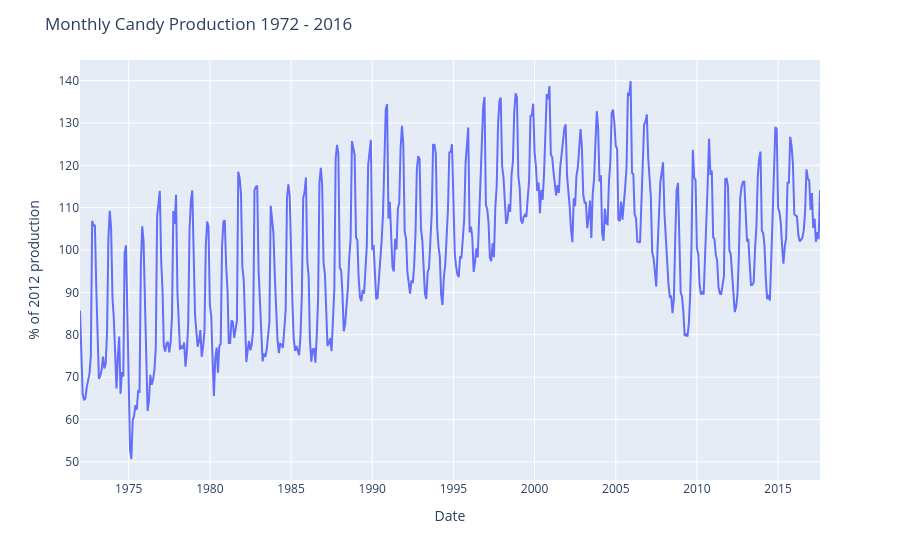

Notebook cell for this chart:
### Code cell
fig = px.line(df,
              x="observation_date",
              y="IPG3113N",
              labels={"IPG3113N": "Candy Production % (2012 index)", "observation_date": "Date"})

fig.update_layout(title="Monthly Candy Production 1972 - 2016",
                  xaxis_title="Date",
                  yaxis_title="% of 2012 production")
fig.show()

### Figure 1 — Plotly figure (JSON) as saved in the notebook; plotly's stock layout.template omitted (floating-point values rounded to 4 significant figures; data arrays with more than 128 entries replaced by an {"elided": "..."} marker saying what was removed)
{"data": [{"hovertemplate": "Date=%{x}<br>Candy Production % (2012 index)=%{y}<extra></extra>", "legendgroup": "", "line": {"color": "#636efa", "dash": "solid"}, "marker": {"symbol": "circle"}, "mode": "lines", "name": "", "orientation": "v", "showlegend": false, "type": "scatter", "x": {"elided": "548 str values"}, "xaxis": "x", "y": {"elided": "548 float values"}, "yaxis": "y"}], "layout": {"legend": {"tracegroupgap": 0}, "margin": {"t": 60}, "title": {"text": "Monthly Candy Production 1972 - 2016"}, "xaxis": {"anchor": "y", "domain": [0, 1], "title": {"text": "Date"}}, "yaxis": {"anchor": "x", "domain": [0, 1], "title": {"text": "% of 2012 production"}}}}
